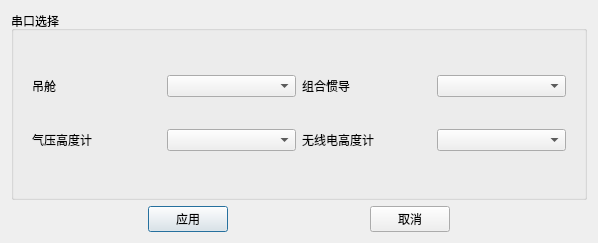
<?xml version="1.0" encoding="UTF-8"?>
<ui version="4.0">
 <class>DialogSerialSetting</class>
 <widget class="QDialog" name="DialogSerialSetting">
  <property name="geometry">
   <rect>
    <x>0</x>
    <y>0</y>
    <width>598</width>
    <height>243</height>
   </rect>
  </property>
  <property name="windowTitle">
   <string>串口设置</string>
  </property>
  <property name="styleSheet">
   <string notr="true"/>
  </property>
  <layout class="QVBoxLayout" name="verticalLayout" stretch="0,1">
   <item>
    <widget class="QGroupBox" name="groupBox">
     <property name="title">
      <string>串口选择</string>
     </property>
     <layout class="QVBoxLayout" name="verticalLayout_2">
      <item>
       <widget class="QWidget" name="QGirdWidget" native="true">
        <property name="styleSheet">
         <string notr="true">border-right-color: rgb(186, 189, 182);
border-bottom-color: rgb(186, 189, 182);</string>
        </property>
        <layout class="QGridLayout" name="gridLayout">
         <item row="1" column="0">
          <layout class="QHBoxLayout" name="horizontalLayout_2">
           <item>
            <widget class="QLabel" name="label_2">
             <property name="text">
              <string>气压高度计</string>
             </property>
            </widget>
           </item>
           <item>
            <widget class="QComboBox" name="cBox_airpressure">
             <property name="maxVisibleItems">
              <number>5</number>
             </property>
            </widget>
           </item>
          </layout>
         </item>
         <item row="0" column="0">
          <layout class="QHBoxLayout" name="horizontalLayout_3">
           <item>
            <widget class="QLabel" name="label">
             <property name="text">
              <string>吊舱</string>
             </property>
            </widget>
           </item>
           <item>
            <widget class="QComboBox" name="cBox_gimabl">
             <property name="maxVisibleItems">
              <number>5</number>
             </property>
            </widget>
           </item>
          </layout>
         </item>
         <item row="1" column="1">
          <layout class="QHBoxLayout" name="horizontalLayout_5">
           <item>
            <widget class="QLabel" name="label_4">
             <property name="text">
              <string>无线电高度计</string>
             </property>
            </widget>
           </item>
           <item>
            <widget class="QComboBox" name="cBox_radio">
             <property name="maxVisibleItems">
              <number>5</number>
             </property>
            </widget>
           </item>
          </layout>
         </item>
         <item row="0" column="1">
          <layout class="QHBoxLayout" name="horizontalLayout_4">
           <item>
            <widget class="QLabel" name="label_3">
             <property name="text">
              <string>组合惯导</string>
             </property>
            </widget>
           </item>
           <item>
            <widget class="QComboBox" name="cBox_gnss">
             <property name="maxVisibleItems">
              <number>5</number>
             </property>
            </widget>
           </item>
          </layout>
         </item>
        </layout>
       </widget>
      </item>
     </layout>
    </widget>
   </item>
   <item>
    <layout class="QHBoxLayout" name="horizontalLayout">
     <item>
      <spacer name="horizontalSpacer">
       <property name="orientation">
        <enum>Qt::Horizontal</enum>
       </property>
       <property name="sizeHint" stdset="0">
        <size>
         <width>40</width>
         <height>20</height>
        </size>
       </property>
      </spacer>
     </item>
     <item>
      <widget class="QPushButton" name="btn_apply">
       <property name="text">
        <string>应用</string>
       </property>
      </widget>
     </item>
     <item>
      <spacer name="horizontalSpacer_3">
       <property name="orientation">
        <enum>Qt::Horizontal</enum>
       </property>
       <property name="sizeHint" stdset="0">
        <size>
         <width>40</width>
         <height>20</height>
        </size>
       </property>
      </spacer>
     </item>
     <item>
      <widget class="QPushButton" name="btn_cancle">
       <property name="text">
        <string>取消</string>
       </property>
      </widget>
     </item>
     <item>
      <spacer name="horizontalSpacer_2">
       <property name="orientation">
        <enum>Qt::Horizontal</enum>
       </property>
       <property name="sizeHint" stdset="0">
        <size>
         <width>40</width>
         <height>20</height>
        </size>
       </property>
      </spacer>
     </item>
    </layout>
   </item>
  </layout>
 </widget>
 <resources/>
 <connections/>
</ui>
